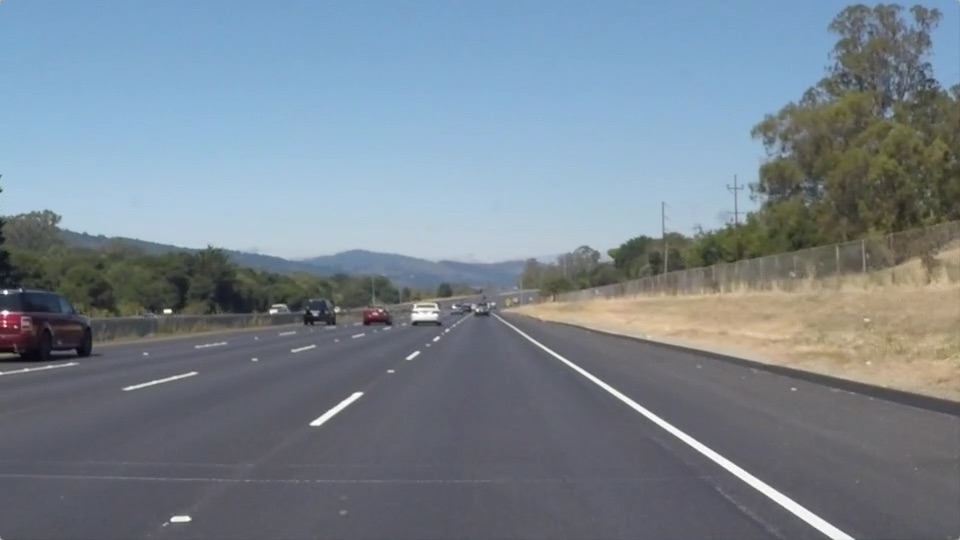
#> input picture test_images/solidWhiteRight.jpg, 960 x 540 px
$ jupyter execute --allow-errors P1.ipynb   (shell and % lines are left out)
#> lines starting #> are read from the running program, lines starting #| are printed output that depends on the picture; after the words box and inside, x2 and y2 are one past the last pixel; in counts of white or black regions, pixels touching at a corner belong together
# Self-Driving Car Engineer Nanodegree

## Project: **Finding Lane Lines on the Road**
***
In this project, you will use the tools you learned about in the lesson to identify lane lines on the road.  You can develop your pipeline on a series of individual images, and later apply the result to a video stream (really just a series of images). Check out the video clip "raw-lines-example.mp4" (also contained in this repository) to see what the output should look like after using the helper functions below.

Once you have a result that looks roughly like "raw-lines-example.mp4", you'll need to get creative and try to average and/or extrapolate the line segments you've detected to map out the full extent of the lane lines.  You can see an example of the result you're going for in the video "P1_example.mp4".  Ultimately, you would like to draw just one line for the left side of the lane, and one for the right.

In addition to implementing code, there is a brief writeup to complete. The writeup should be completed in a separate file, which can be either a markdown file or a pdf document. There is a [write up template](https://github.com/udacity/CarND-LaneLines-P1/blob/master/writeup_template.md) that can be used to guide the writing process. Completing both the code in the Ipython notebook and the writeup template will cover all of the [rubric points](https://review.udacity.com/#!/rubrics/322/view) for this project.

---
Let's have a look at our first image called 'test_images/solidWhiteRight.jpg'.  Run the 2 cells below (hit Shift-Enter or the "play" button above) to display the image.

**Note: If, at any point, you encounter frozen display windows or other confounding issues, you can always start again with a clean slate by going to the "Kernel" menu above and selecting "Restart & Clear Output".**

---

**The tools you have are color selection, region of interest selection, grayscaling, Gaussian smoothing, Canny Edge Detection and Hough Tranform line detection.  You  are also free to explore and try other techniques that were not presented in the lesson.  Your goal is piece together a pipeline to detect the line segments in the image, then average/extrapolate them and draw them onto the image for display (as below).  Once you have a working pipeline, try it out on the video stream below.**

---

<figure>

 <figcaption>
 <p></p>
 <p style="text-align: center;"> Your output should look something like this (above) after detecting line segments using the helper functions below </p>
 </figcaption>
</figure>
 <p></p>
<figure>

 <figcaption>
 <p></p>
 <p style="text-align: center;"> Your goal is to connect/average/extrapolate line segments to get output like this</p>
 </figcaption>
</figure>

**Run the cell below to import some packages.  If you get an `import error` for a package you've already installed, try changing your kernel (select the Kernel menu above --> Change Kernel).  Still have problems?  Try relaunching Jupyter Notebook from the terminal prompt.  Also, consult the forums for more troubleshooting tips.**

## Import Packages

[cell 1]
#importing some useful packages
import matplotlib.pyplot as plt
import matplotlib.image as mpimg
import numpy as np
import cv2

## Read in an Image

[cell 2]
#reading in an image
image = mpimg.imread('test_images/solidWhiteRight.jpg')
#> image is the input picture: shape (540, 960, 3); mean R, G, B 120.3, 132.6, 143.7

#printing out some stats and plotting
print('This image is:', type(image), 'with dimensions:', image.shape)
#| This image is: <class 'numpy.ndarray'> with dimensions: (540, 960, 3)
plt.imshow(image)  # if you wanted to show a single color channel image called 'gray', for example, call as plt.imshow(gray, cmap='gray')

## Ideas for Lane Detection Pipeline

**Some OpenCV functions (beyond those introduced in the lesson) that might be useful for this project are:**

`cv2.inRange()` for color selection
`cv2.fillPoly()` for regions selection
`cv2.line()` to draw lines on an image given endpoints
`cv2.addWeighted()` to coadd / overlay two images
`cv2.cvtColor()` to grayscale or change color
`cv2.imwrite()` to output images to file
`cv2.bitwise_and()` to apply a mask to an image

**Check out the OpenCV documentation to learn about these and discover even more awesome functionality!**

## Helper Functions

Below are some helper functions to help get you started. They should look familiar from the lesson!

[cell 3]
import math

def grayscale(img):
    """Applies the Grayscale transform
    This will return an image with only one color channel
    but NOTE: to see the returned image as grayscale
    (assuming your grayscaled image is called 'gray')
    you should call plt.imshow(gray, cmap='gray')"""
    return cv2.cvtColor(img, cv2.COLOR_RGB2GRAY)
    # Or use BGR2GRAY if you read an image with cv2.imread()
    # return cv2.cvtColor(img, cv2.COLOR_BGR2GRAY)

def canny(img, low_threshold=50, high_threshold=150):
    """Applies the Canny transform"""
    return cv2.Canny(img, low_threshold, high_threshold)

def gaussian_blur(img, kernel_size=15):
    """Applies a Gaussian Noise kernel"""
    return cv2.GaussianBlur(img, (kernel_size, kernel_size), 0)

def region_of_interest(img, vertices):
    """
    Applies an image mask.

    Only keeps the region of the image defined by the polygon
    formed from `vertices`. The rest of the image is set to black.
    `vertices` should be a numpy array of integer points.
    """
    #defining a blank mask to start with
    mask = np.zeros_like(img)

    #defining a 3 channel or 1 channel color to fill the mask with depending on the input image
    if len(img.shape) > 2:
        channel_count = img.shape[2]  # i.e. 3 or 4 depending on your image
        ignore_mask_color = (255,) * channel_count
    else:
        ignore_mask_color = 255

    #filling pixels inside the polygon defined by "vertices" with the fill color
    cv2.fillPoly(mask, vertices, ignore_mask_color)

    #returning the image only where mask pixels are nonzero
    masked_image = cv2.bitwise_and(img, mask)
    return masked_image


def draw_lines(img, lines, color=[255, 0, 0], thickness=2):
    """
    NOTE: this is the function you might want to use as a starting point once you want to
    average/extrapolate the line segments you detect to map out the full
    extent of the lane (going from the result shown in raw-lines-example.mp4
    to that shown in P1_example.mp4).

    Think about things like separating line segments by their
    slope ((y2-y1)/(x2-x1)) to decide which segments are part of the left
    line vs. the right line.  Then, you can average the position of each of
    the lines and extrapolate to the top and bottom of the lane.

    This function draws `lines` with `color` and `thickness`.
    Lines are drawn on the image inplace (mutates the image).
    If you want to make the lines semi-transparent, think about combining
    this function with the weighted_img() function below
    """
    for line in lines:
        for x1, y1, x2, y2 in line:
            cv2.line(img, (x1, y1), (x2, y2), color, thickness)


def hough_lines(img, rho, theta, threshold, min_line_len, max_line_gap):
    """
    `img` should be the output of a Canny transform.

    Returns hough lines.
    """
    return cv2.HoughLinesP(img, rho, theta, threshold, np.array([]), minLineLength=min_line_len,
                            maxLineGap=max_line_gap)


# [13 lines left out: function weighted_img, not called in this run]

[cell 4]
# test helper function for experimenting with complete set of images
def load_images(folder):
    images = []
    for filename in os.listdir(folder):
        img = mpimg.imread(os.path.join(folder, filename))
        if img is not None:
            images.append((img, filename, False))
    return images


def show_images(images, cols, figure_size=(10, 10)):
    rows = math.ceil(len(images)/cols)
    fix, ax = plt.subplots(rows, cols, figsize=figure_size)

    img_cnt = 0
    img_length = len(images)
    for i in range(rows):
        for j in range(cols):
            image, title, show_gray = images[img_cnt]
            if (rows > 1):
                ax[i][j].set_title(title, fontsize=10)
                if show_gray:
                    ax[i][j].imshow(image, cmap='gray')
                else:
                    ax[i][j].imshow(image)
            else:
                ax[j].set_title(title, fontsize=10)
                if show_gray:
                    ax[j].imshow(image, cmap='gray')
                else:
                    ax[j].imshow(image)
            img_cnt = img_cnt + 1
            if img_cnt >= img_length:
                break
        if img_cnt >= img_length:
            break
    plt.tight_layout()
    plt.show()


def get_changed_images(images, modifier, image_name, show_as_gray):
    changed_images = []
    for image, name, _ in images:
        changed_image = modifier(image)
        changed_images.append((changed_image, image_name, show_as_gray))
    return changed_images

[cell 5]
# lane detection methods

# [12 lines left out: function mask_white_yellow_rgb, not called in this run]


def mask_white_yellow_hls(image):
    converted = cv2.cvtColor(image, cv2.COLOR_RGB2HLS)
    # white
    lower = np.uint8([0, 200, 0])
    upper = np.uint8([255, 255, 255])
    white_mask = cv2.inRange(converted, lower, upper)
    # yellow
    lower = np.uint8([10, 0, 100])
    upper = np.uint8([40, 255, 255])
    yellow_mask = cv2.inRange(converted, lower, upper)
    # combine
    mask = cv2.bitwise_or(white_mask, yellow_mask)
    return cv2.bitwise_and(image, image, mask=mask)


def get_region_masked_images(images, imshape, row_top, bottom_col_left, top_col_left, top_col_right):
    region_images = []

    bottom_left = [bottom_col_left, imshape[0]]
    top_left = [top_col_left, row_top]
    bottom_right = [imshape[1], imshape[0]]
    top_right = [top_col_right, row_top]
    vertices = np.array([[bottom_left, top_left, top_right, bottom_right]], dtype=np.int32)

    for image, name, _ in images:
        masked = region_of_interest(image, vertices)
        name = "region_masked"
        region_images.append((masked, name, True))
    return region_images


def get_hough_lines_all(images):
    lines = []
    for image, name, _ in images:
        line = hough_lines(image, 1, np.pi/180, 20, 20, 300)
        lines.append(line)
    return lines


def get_hough_lines_images(original_images, canny_images, lines_all):
    hough_lines_images = []
    cnt = 0
    for image, name, _ in canny_images:
        orig_copy = np.copy(original_images[cnt][0])
        draw_lines(orig_copy, lines_all[0], thickness=1)
        name = 'hough_lines'
        hough_lines_images.append((orig_copy, name, False))
    return hough_lines_images


def get_lane_lines_all(images, lines_all, row_top):
    lane_lines_all = []
    cnt = 0
    for image, name, _ in images:
        lane_lines = get_lane_lines(image.shape, lines_all[cnt], row_top)
        lane_lines_all.append(lane_lines)
        cnt = cnt + 1
    return lane_lines_all


def get_images_with_lane_lines(images, lane_lines_all):
    results = []
    cnt = 0
    for image, name, _ in images:
        result = get_lane_lines_image(image, lane_lines_all[cnt])
        results.append((result, "result", False))
    return results

def average_lanes(lines):
    left_lines = []
    left_length = []
    right_lines = []
    right_length = []

    for line in lines:
        for col1, row1, col2, row2 in line:
            if col2 == col1:
                continue  # skip if it is a vertical line
            slope = (row2 - row1) / (col2 - col1)
            intercept = row1 - slope * col1
            length = np.sqrt((row2 - row1) ** 2 + (col2 - col1) ** 2)
            if slope < 0:  # y is reversed in a matplotlib image
                left_lines.append((slope, intercept))
                left_length.append((length))
            else:
                right_lines.append((slope, intercept))
                right_length.append((length))

    left_lane = None
    right_lane = None

    # prefer longer lines
    if len(left_length) > 0:
        left_lane = np.dot(left_length, left_lines) / np.sum(left_length)

    if len(right_length) > 0:
        right_lane = np.dot(right_length, right_lines) / np.sum(right_length)

    #(slope,intercept), (slope,intercept)
    return left_lane, right_lane


def get_points(row_bottom, row_top, line):
    if line is None:
        return None

    slope, intercept = line

    col_bottom = int((row_bottom - intercept) / slope)
    col_top = int((row_top - intercept) / slope)

    return ((col_bottom, int(row_bottom)), (col_top, int(row_top)))


def get_lane_lines(imshape, lines, row_top):
    left_lane, right_lane = average_lanes(lines)

    left_line = get_points(imshape[0], row_top, left_lane)
    right_line = get_points(imshape[0], row_top, right_lane)

    return left_line, right_line


def get_lane_lines_image(image, lines, color= [255, 0, 0], thickness=20):

    # create a new image to draw lines
    line_image = np.zeros_like(image)
    for line in lines:
        if line is not None:
            cv2.line(line_image, line[0], line[1], color, thickness)
    return cv2.addWeighted(image, 1.0, line_image, 0.95, 0.0)

## Test Images

Build your pipeline to work on the images in the directory "test_images"
**You should make sure your pipeline works well on these images before you try the videos.**

[cell 6]
import os
os.listdir("test_images/")

## Build a Lane Finding Pipeline

Build the pipeline and run your solution on all test_images. Make copies into the `test_images_output` directory, and you can use the images in your writeup report.

Try tuning the various parameters, especially the low and high Canny thresholds as well as the Hough lines parameters.

[cell 7]
# TODO: Build your pipeline that will draw lane lines on the test_images
# then save them to the test_images_output directory.
images_folder = 'test_images'
images = load_images(images_folder)
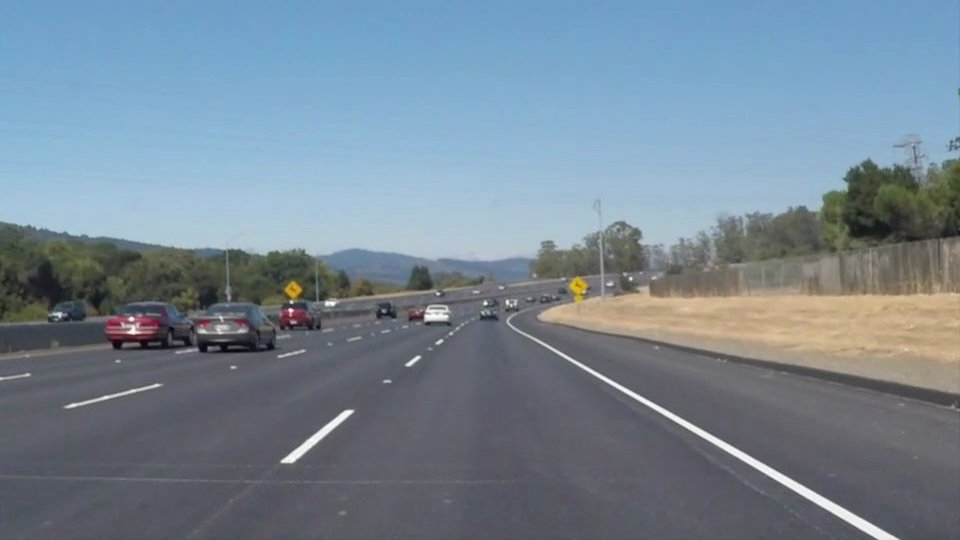
#> input picture test_images/solidWhiteCurve.jpg, 960 x 540 px
#> in load_images, img is the input picture: shape (540, 960, 3); mean R, G, B 118.5, 134.5, 148.1
#> images = 3 items

images_to_show = []
images_to_show.append(images[0])
#show_images(images, 2)

hls_masked_images = get_changed_images(images, mask_white_yellow_hls, 'hls_masked', False)
#> the loop in get_changed_images, `for image, name, _ in images:` made 3 passes
#> name on passes 1 to 3: 'solidWhiteCurve.jpg', 'solidWhiteRight.jpg', 'solidYellowCurve.jpg'
#> pass 1, in mask_white_yellow_hls, `white_mask = cv2.inRange(converted, lower, upper)`:
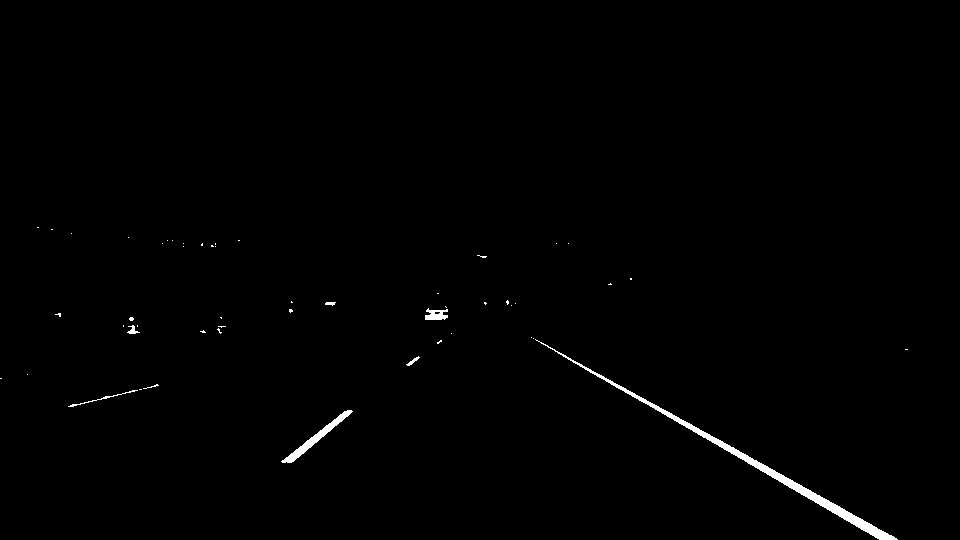
#> white_mask: shape (540, 960); 0.67% white; 51 white regions (43 under 20 px), largest, box (x1, y1, x2, y2) and area: (535, 339, 898, 540) 2283, (281, 410, 353, 463) 571, (425, 308, 448, 320) 187
#> pass 1, in mask_white_yellow_hls, `mask = cv2.bitwise_or(white_mask, yellow_mask)`:
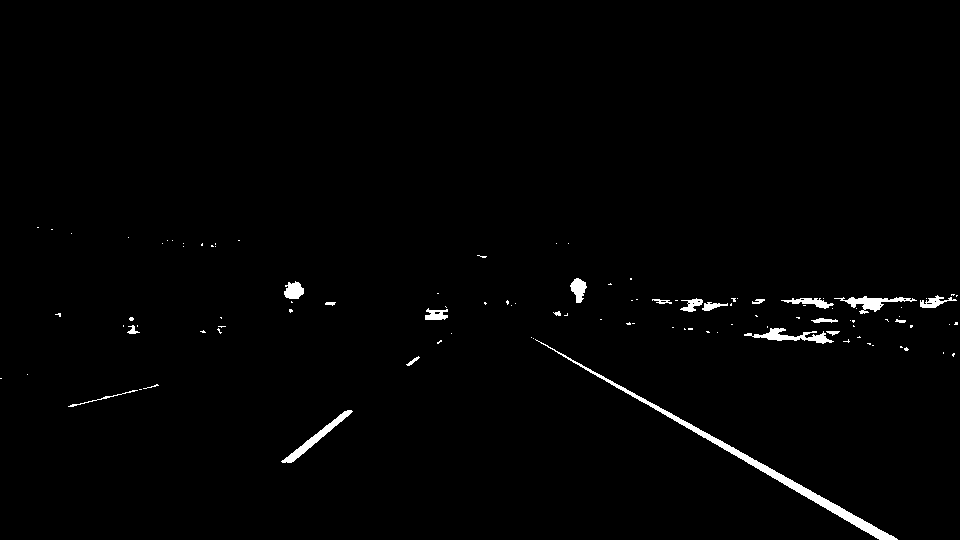
#> mask: shape (540, 960); 1.2% white; 107 white regions (85 under 20 px), largest, box (x1, y1, x2, y2) and area: (535, 339, 898, 540) 2283, (281, 410, 353, 463) 571, (744, 328, 834, 344) 530
#> hls_masked_images = 3 items
images_to_show.append(hls_masked_images[0])

gray_images = get_changed_images(hls_masked_images, grayscale, "gray", True)
#> the loop in get_changed_images (call 2), `for image, name, _ in images:` made 3 passes
#> gray_images = 3 items
images_to_show.append(gray_images[0])

blur_images = get_changed_images(gray_images, gaussian_blur, "blur", True)
#> blur_images = 3 items
images_to_show.append(blur_images[0])

canny_images = get_changed_images(blur_images, canny, "canny_edges", True)
#> canny_images = 3 items
images_to_show.append(canny_images[0])

row_top = 330
bottom_col_left = 100
top_col_left = 450
top_col_right = 560

region_masked_images = get_region_masked_images(canny_images, images[0][0].shape, row_top, bottom_col_left, top_col_left, top_col_right)
#> the loop in get_region_masked_images, `for image, name, _ in images:` made 3 passes
#> pass 1, in region_of_interest, `masked_image = cv2.bitwise_and(img, mask)`:
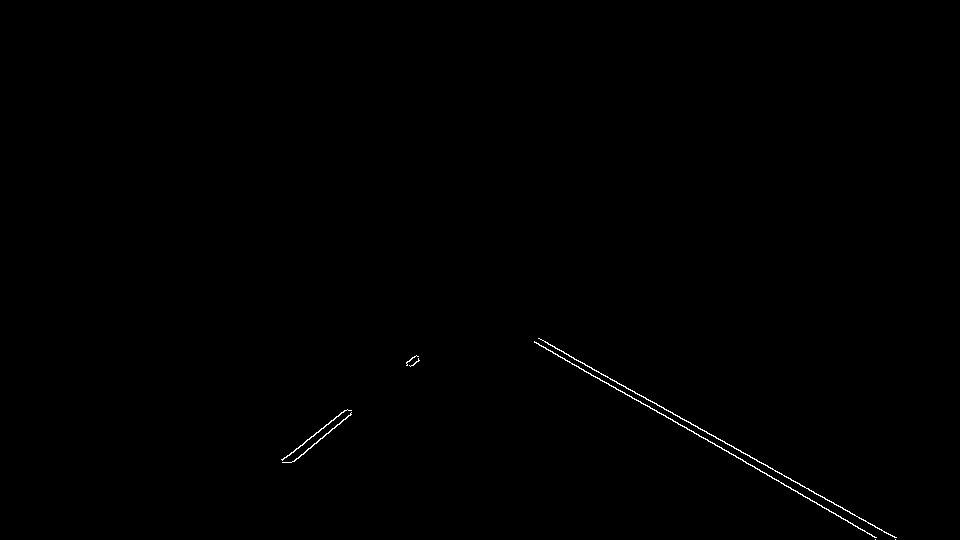
#> masked_image: shape (540, 960); 0.26% white in thin lines or dots, all inside (x1, y1, x2, y2) = (281, 338, 897, 540)
#> region_masked_images = 3 items
images_to_show.append(region_masked_images[0])

hough_lines_all = get_hough_lines_all(region_masked_images)
#> the loop in get_hough_lines_all, `for image, name, _ in images:` made 3 passes
#> hough_lines_all = 3 items

h_images = get_hough_lines_images(images, region_masked_images, hough_lines_all)
#> the loop in get_hough_lines_images, `for image, name, _ in canny_images:` made 3 passes
#> h_images = 3 items
images_to_show.append(h_images[0])

lane_lines_all = get_lane_lines_all(images, hough_lines_all, row_top)
#> the loop in get_lane_lines_all, `for image, name, _ in images:` made 3 passes
#> (name, lane_lines) on passes 1 to 3: ('solidWhiteCurve.jpg', (((189, 540), (447, 330)), ((890, 540), (518, 330)))), ('solidWhiteRight.jpg', (((148, 540), (451, 330)), ((848, 540), (517, 330)))), ('solidYellowCurve.jpg', (((159, 540), (453, 330)), ((871, 540), (501, 330))))
#> after the loop in get_lane_lines_all, `for image, name, _ in images:`: cnt = 3; lane_lines_all = 3 items
#> lane_lines_all = 3 items
results = get_images_with_lane_lines(images, lane_lines_all)
#> the loop in get_images_with_lane_lines, `for image, name, _ in images:` made 3 passes
#> pass 3, in get_images_with_lane_lines, `result = get_lane_lines_image(image, lane_lines_all[cnt])`:
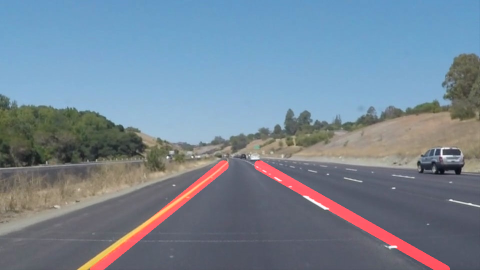
#> result: shape (540, 960, 3) (shown at 1/2 size); mean R, G, B 117.5, 133.4, 149
#> results = 3 items
images_to_show.append(results[0])

show_images(images_to_show, 2)
#> in show_images, `rows = math.ceil(len(images)/cols)`: rows = 4
#> in show_images, `img_length = len(images)`: img_length = 8
#> in show_images, `plt.show()`:
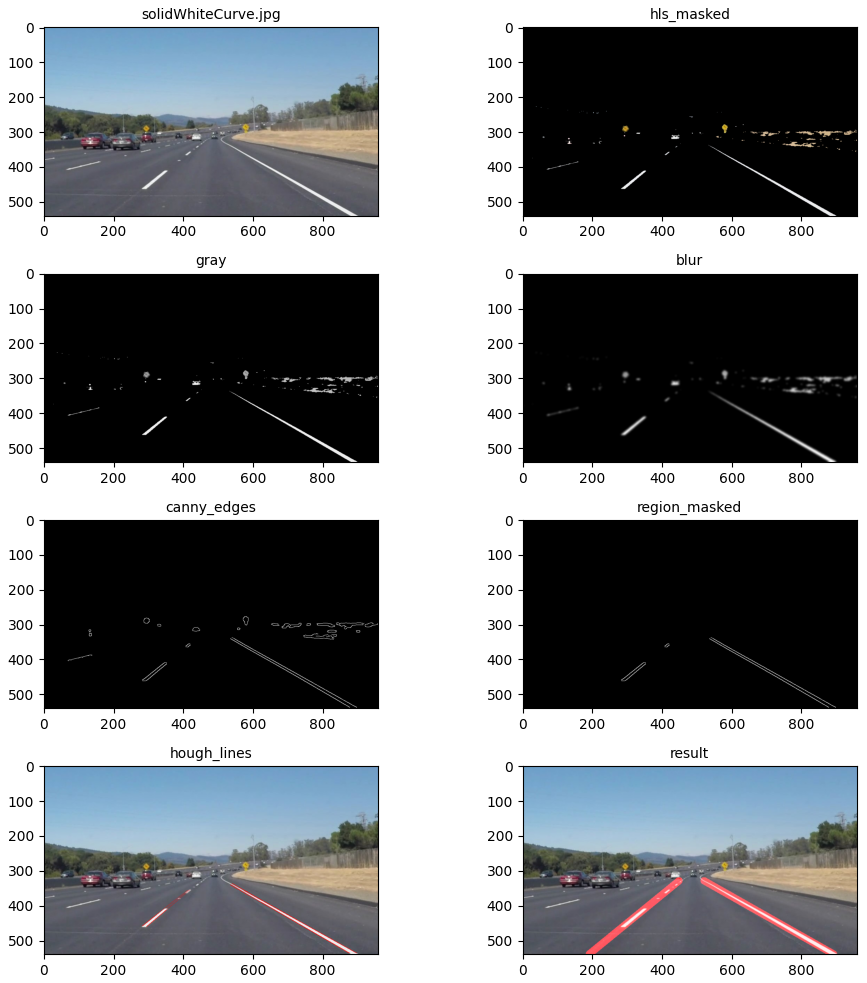
#> figure drawn by matplotlib, 8 panels

[cell 8]
show_images(results, 3, (20,10))
